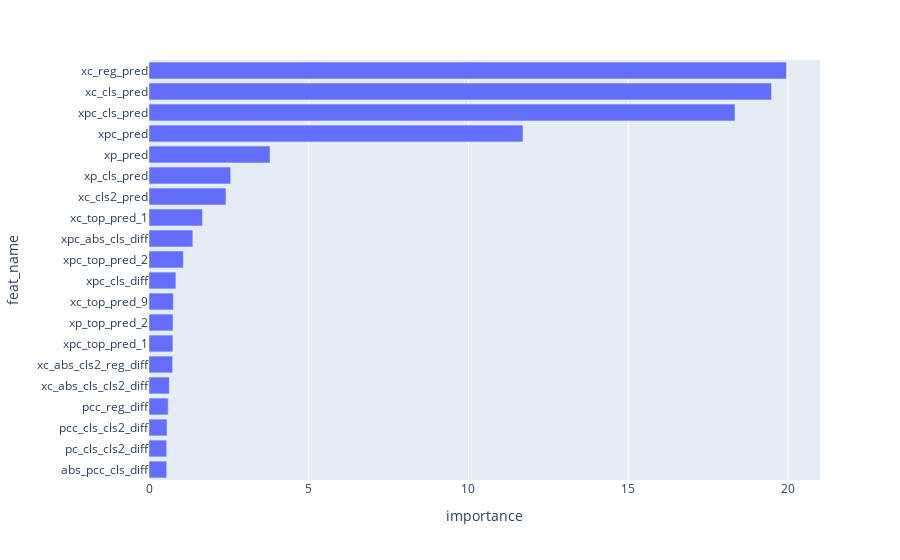

This figure's notebook cell:
### Code cell
gezi.plot.feature_importance(cbt_model, topn=20)

### Figure 1 — Plotly figure (JSON) as saved in the notebook; plotly's stock layout.template omitted (floating-point values rounded to 4 significant figures)
{"data": [{"alignmentgroup": "True", "hovertemplate": "importance=%{x}<br>feat_name=%{y}<extra></extra>", "legendgroup": "", "marker": {"color": "#636efa", "pattern": {"shape": ""}}, "name": "", "offsetgroup": "", "orientation": "h", "showlegend": false, "textposition": "auto", "type": "bar", "x": [0.5536, 0.5551, 0.5647, 0.6015, 0.6355, 0.7391, 0.7482, 0.7525, 0.7617, 0.8417, 1.075, 1.373, 1.674, 2.409, 2.557, 3.789, 11.71, 18.34, 19.49, 19.95], "xaxis": "x", "y": ["abs_pcc_cls_diff", "pc_cls_cls2_diff", "pcc_cls_cls2_diff", "pcc_reg_diff", "xc_abs_cls_cls2_diff", "xc_abs_cls2_reg_diff", "xpc_top_pred_1", "xp_top_pred_2", "xc_top_pred_9", "xpc_cls_diff", "xpc_top_pred_2", "xpc_abs_cls_diff", "xc_top_pred_1", "xc_cls2_pred", "xp_cls_pred", "xp_pred", "xpc_pred", "xpc_cls_pred", "xc_cls_pred", "xc_reg_pred"], "yaxis": "y"}], "layout": {"barmode": "relative", "legend": {"tracegroupgap": 0}, "margin": {"t": 60}, "xaxis": {"anchor": "y", "domain": [0, 1], "title": {"text": "importance"}}, "yaxis": {"anchor": "x", "domain": [0, 1], "title": {"text": "feat_name"}}}}
